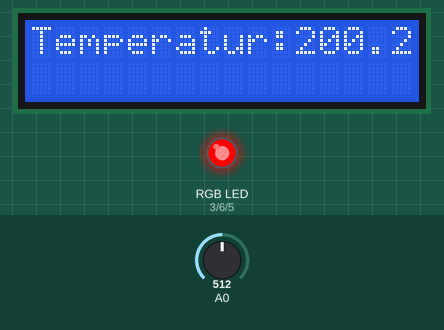
A sketch run on a simulated Arduino Uno, built with avr-gcc and run on an emulated ATmega328P. Shown: 16×2 character LCD, an RGB LED mixed from three pins (HIGH = lit). The inputs (shaded band) are chosen by the test bench; at power-on: A0 = 512.

Above: at 1.2 s.
1.3 s: A0 set to 216
At 2.2 s:
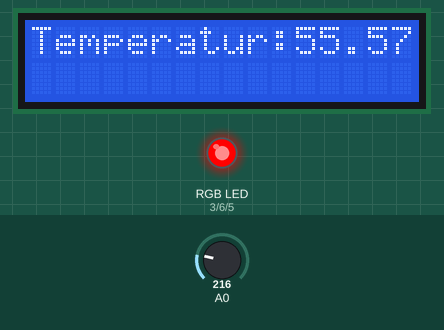
2.8 s: A0 set to 194
At 4.0 s:
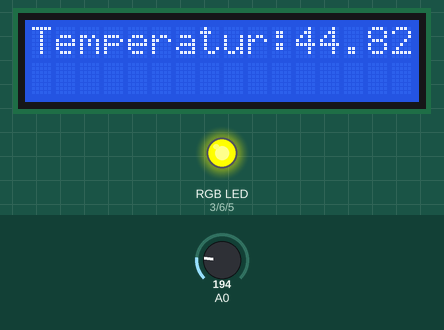
4.3 s: A0 set to 168
At 5.5 s:
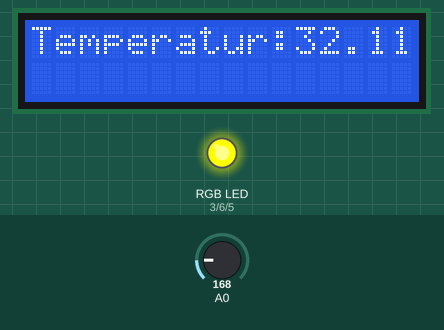
5.8 s: A0 set to 136
At 6.8 s:
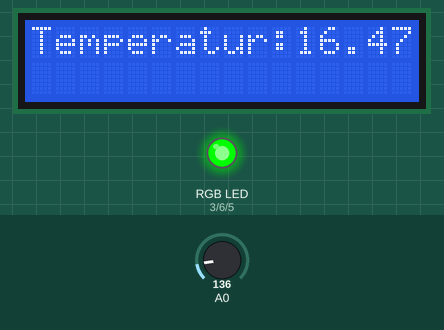
Timing chart, 0 to 8.3 s (numbered marks = the images above; inputs shaded):
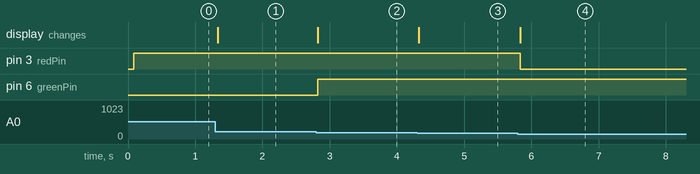

The sketch:

temperature_rgb_lcd.ino
```cpp
#include <LiquidCrystal_I2C.h>
LiquidCrystal_I2C lcd(0x20,16,2);
#define redPin 3
#define bluePin 5
#define greenPin 6
void setup()
{
  pinMode(redPin,OUTPUT);
  pinMode(bluePin,OUTPUT);
  pinMode(greenPin,OUTPUT);

  Serial.begin(9600);
  lcd.init();
  lcd.backlight();
  lcd.setCursor(0,0);

}

void loop()
{
  int deyer = analogRead(A0);
  float voltaje = deyer * (5.0 / 1023.0);
  float temp = (voltaje - 0.5) * 100;

  lcd.setCursor(0,0);
  lcd.print("Temperatur:");
  lcd.setCursor(11,0);
  lcd.print(temp);

  if(temp < 25)
  {
    setColor(0,255,0);
  }else if(temp >= 25 && temp <= 50)
  {
    setColor(255,255,0);
  }else
  {
    setColor(255,0,0);
  }

}


void setColor(int red, int green , int blue)
{
  analogWrite(redPin,red);
  analogWrite(greenPin,green);
  analogWrite(bluePin,blue);
}
```

Measured:
- the behaviour switches between 205 and 204 on A0 (found by bisection; images 1 and 2)
- the behaviour switches between 154 and 153 on A0 (found by bisection; images 3 and 4)
- after the input at 1.3 s, the display: changes at once (image 1)
- after the input at 2.8 s, pin 6 (greenPin): LOW → HIGH at once; the display: changes at once (image 2)
- after the input at 4.3 s, the display: changes at once (image 3)
- after the input at 5.8 s, pin 3 (redPin): HIGH → LOW at once; the display: changes at once (image 4)
